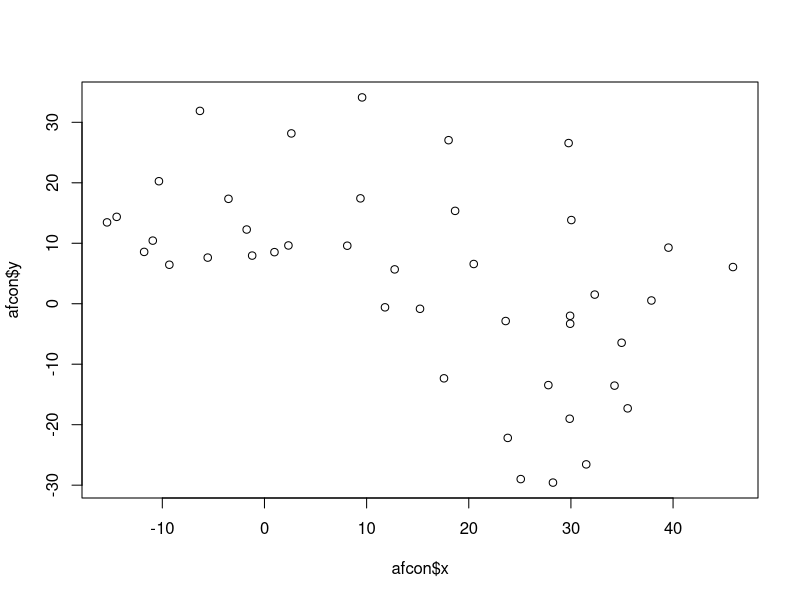
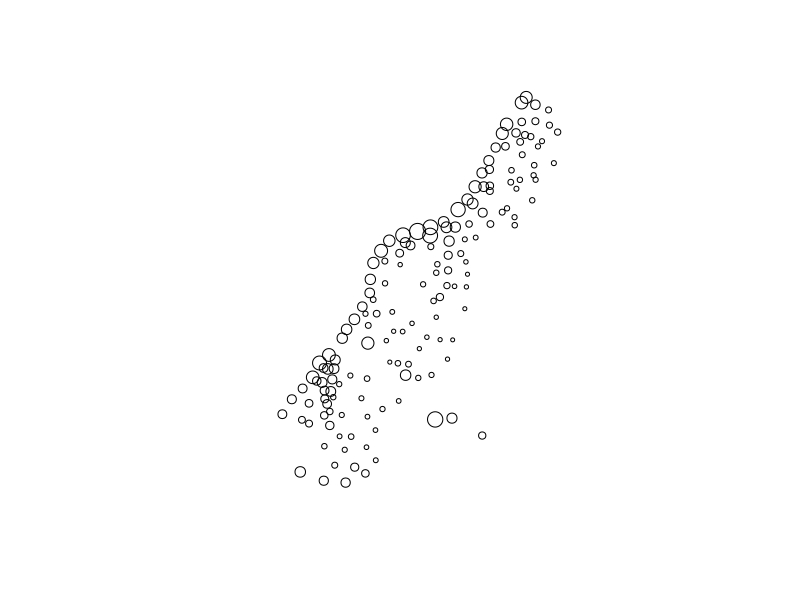

Source code (R) for these figures, in order:
## ---- chunk 1
library(methods)
## ---- chunk 2
knitr::include_graphics("http://robinlovelace.net/geocompr/figures/spatial-package-growth.png")
## ---- chunk 3
library(spData)
data(package = "spData")
?afcon
## ---- chunk 4
plot(afcon$x, afcon$y)
## ---- chunk 5
library(sp)
data(meuse)
coords = SpatialPoints(meuse[c("x", "y")])
meuse = SpatialPointsDataFrame(coords, meuse)
str(meuse)
## ---- chunk 6
plot(meuse, pch=1, cex = .05*sqrt(meuse$zinc))
